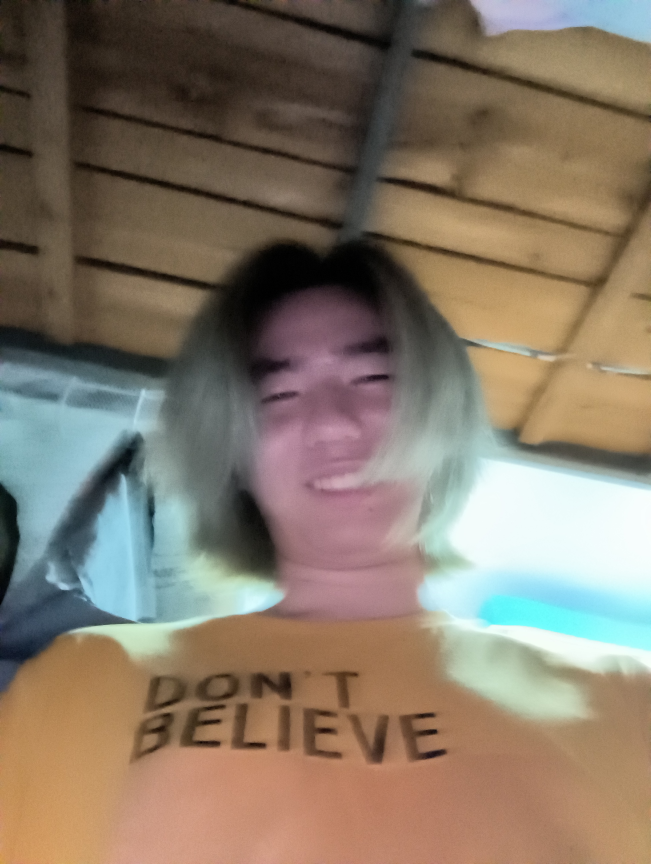
#> input picture src/model/face_model/face_db/12345678901.jpg, 1952 x 2592 px (shown at 1/3 size)
$ python -i reader.py   (imports and definitions only)
#> lines starting #> are read from the running program, lines starting #| are printed output that depends on the picture
import mmap
import random

import cv2
import numpy as np
from PIL import Image, ImageEnhance
from torch.utils import data


class ImageData(object):
    # [26 lines left out: functions __init__, get_img, not called in this run]

    # 获取图像标签
    def get_label(self, key):
        return self.label.get(key)

    # 获取所有keys
    def get_keys(self):
        return self.label.keys()


def random_brightness(img, lower=0.7, upper=1.3):
    e = np.random.uniform(lower, upper)
    return ImageEnhance.Brightness(img).enhance(e)


# 随机修改图片的对比度
def random_contrast(img, lower=0.7, upper=1.3):
    e = np.random.uniform(lower, upper)
    return ImageEnhance.Contrast(img).enhance(e)


# 随机修改图片的颜色强度
def random_color(img, lower=0.7, upper=1.3):
    e = np.random.uniform(lower, upper)
    return ImageEnhance.Color(img).enhance(e)


def process(img, image_size=112, is_train=False):
#> called with img = '../face_db/12345678901.jpg', image_size = 112, is_train = False
    if isinstance(img, str):
        img = cv2.imread(img)
#> img is the input picture: shape (2592, 1952, 3); mean B, G, R 104.4, 120.3, 133.9
    img = cv2.resize(img, (image_size, image_size))
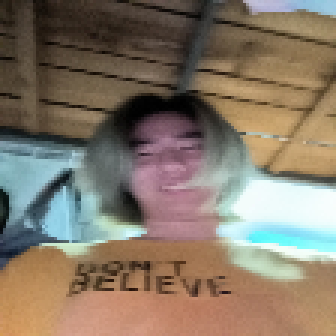
#> img: shape (112, 112, 3) (shown 3 times larger); mean B, G, R 104.3, 120.1, 133.7
    # 随机水平翻转
    if is_train and random.random() > 0.5:
        img = cv2.flip(img, 1)
    # 图像增强
    if is_train:
        # 转成PIL进行预处理
        img = Image.fromarray(cv2.cvtColor(img, cv2.COLOR_BGR2RGB))
        ops = [random_brightness, random_contrast, random_color]
        np.random.shuffle(ops)
        if random.random() > 0.5:
            img = ops[0](img)
        # 转回cv2
        img = cv2.cvtColor(np.array(img), cv2.COLOR_RGB2BGR)
    img = img.transpose((2, 0, 1))
    img = (img - 127.5) / 127.5
    return img


class Dataset(data.Dataset):

    # [24 lines left out: functions __init__, __getitem__, not called in this run]

    def __len__(self):
        return len(self.keys)

>>> result = process('../face_db/12345678901.jpg')

$ run again, on src/model/face_model/face_db/13700230660.jpg
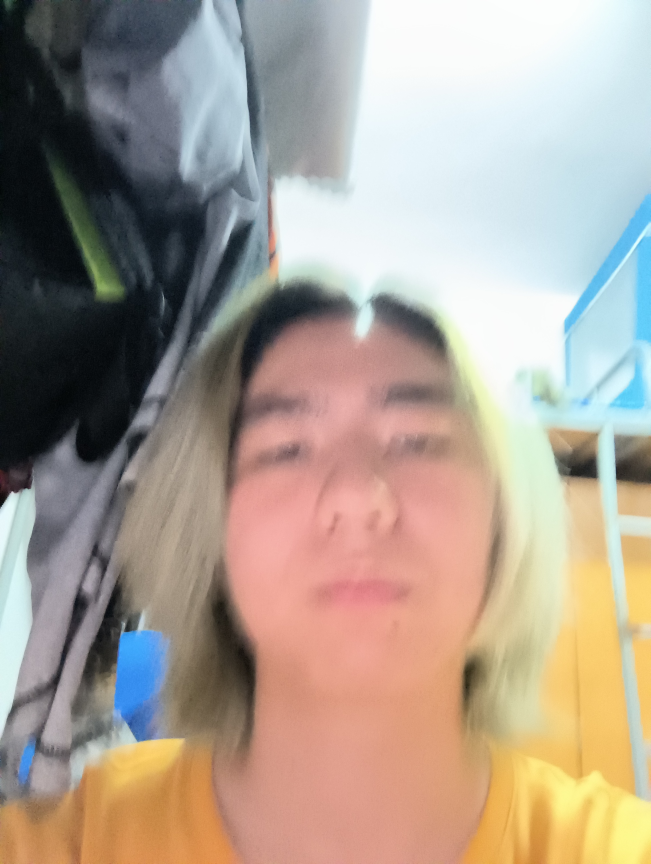
#> input picture src/model/face_model/face_db/13700230660.jpg, 1952 x 2592 px (shown at 1/3 size)
#> in process, img is the input picture: shape (2592, 1952, 3); mean B, G, R 145.8, 157.8, 170.6
#> in process, `img = cv2.resize(img, (image_size, image_size))`:
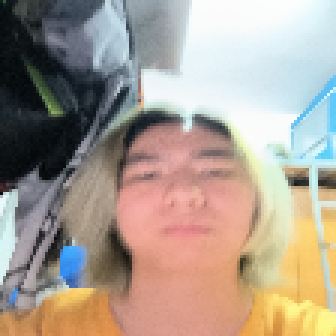
#> img: shape (112, 112, 3) (shown 3 times larger); mean B, G, R 145.7, 157.7, 170.6

$ run again, on src/model/face_model/face_db/13991983171.jpg
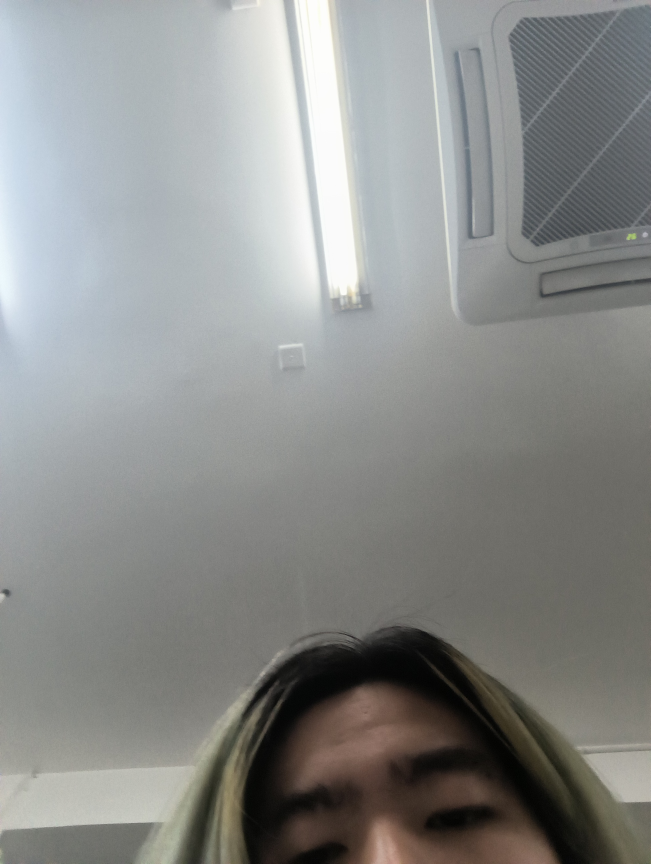
#> input picture src/model/face_model/face_db/13991983171.jpg, 1952 x 2592 px (shown at 1/3 size)
#> in process, img is the input picture: shape (2592, 1952, 3); mean B, G, R 139.6, 141.3, 139.6
#> in process, `img = cv2.resize(img, (image_size, image_size))`:
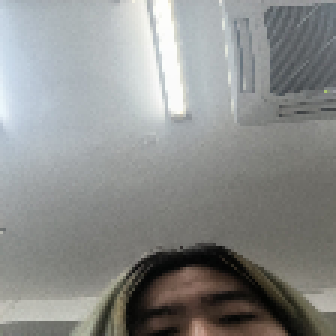
#> img: shape (112, 112, 3) (shown 3 times larger); mean B, G, R 139.5, 141.2, 139.6

$ run again, on src/model/face_model/face_db/13991983173.jpg
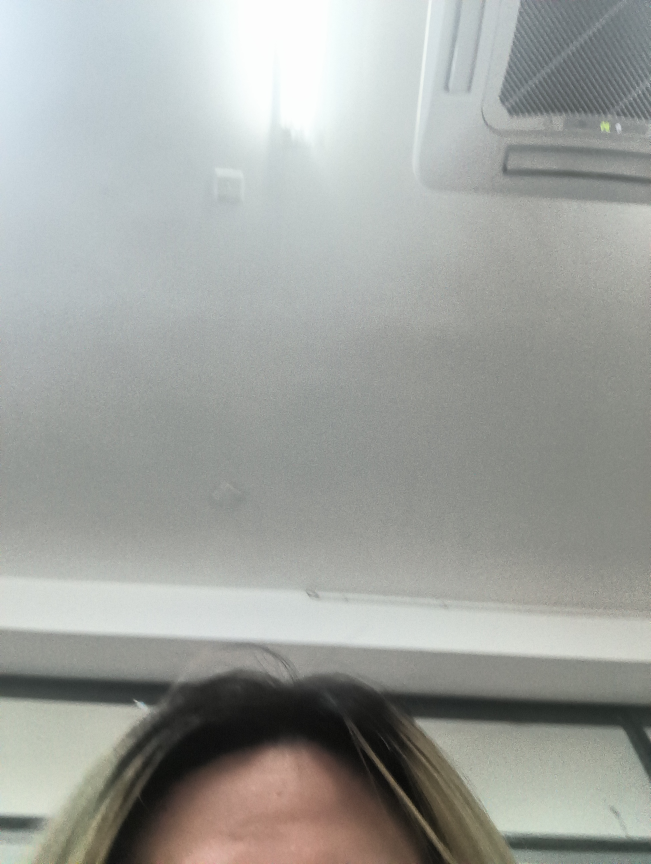
#> input picture src/model/face_model/face_db/13991983173.jpg, 1952 x 2592 px (shown at 1/3 size)
#> in process, img is the input picture: shape (2592, 1952, 3); mean B, G, R 158.6, 162.6, 159.9
#> in process, `img = cv2.resize(img, (image_size, image_size))`:
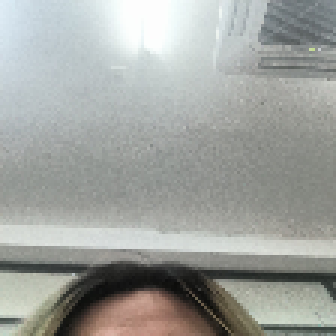
#> img: shape (112, 112, 3) (shown 3 times larger); mean B, G, R 158.5, 162.5, 159.8
